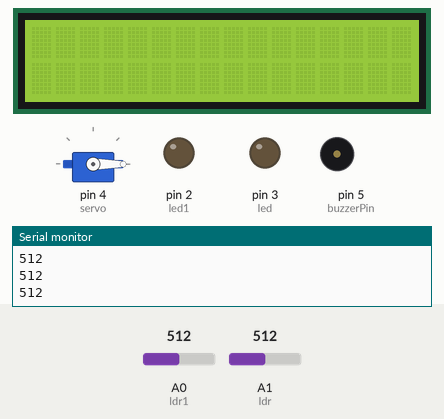
A sketch run on a simulated Arduino Uno, built with avr-gcc and run on an emulated ATmega328P. On the bench: servo, 16×2 character LCD, output pins drawn as LEDs (lit = HIGH), buzzer (waves = sounding, pin HIGH), the last lines printed to the serial monitor. Inputs (shaded band) come from the test bench; at power-on: A0 (ldr1) = 512, A1 (ldr) = 512.

Above: at 3.2 s.
3.3 s: A0 (ldr1) set to 210
4.8 s: A0 (ldr1) set to 192
At 6.1 s:
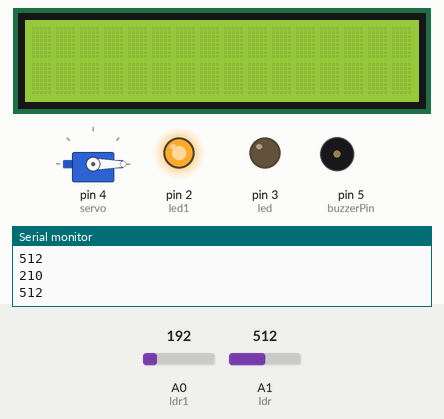
At 10.4 s:
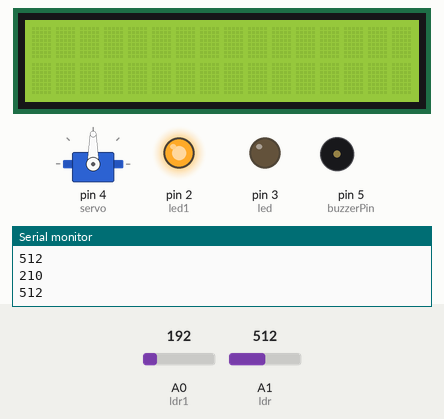
Timing chart, 0 to 15.4 s (numbered marks = the images above; inputs shaded):
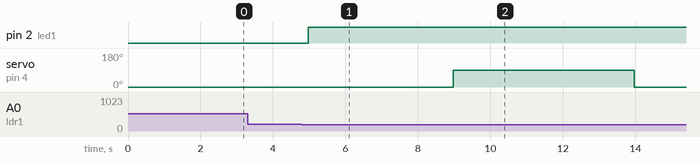

The sketch:

sensor_de_luminosidade.ino
```cpp
/*

/ Trabalho de grupo da disciplina de Inteligencia Artificial
/ O projecto é de código aberto e se encontrará disponibilizado publicamente após apresentação e avaliação
/ do docente da disciplina, para fins educativos.
/ Toda a parte eletrónica e a programação foi feita pelos elementos do grupo

*/


#include <Servo.h>
#include <LiquidCrystal.h>

LiquidCrystal lcd(0,1,4,6,7,10);

#define ldr A1
#define led 3

#define ldr1 A0
#define led1 2

int vldr = 0;
int vldr1 = 0;

Servo servo;

int vagas = 5;

int abertura = 90;
int fecha = 0;
int espera_porta = 5000;
int tempo_espera = 3500;

int buzzerPin = 5;

void setup () {
   pinMode(ldr, INPUT);
   pinMode(led, OUTPUT);

   pinMode(ldr1, INPUT);
   pinMode(led1, OUTPUT);

   Serial.begin(9600);
   // Código do servo motor
   servo.attach(4);
   servo.write(0);
   delay(2000);

   pinMode(buzzerPin, OUTPUT);
   lcd.begin(16, 2);

}

// Função que controla e faz o buzzer fazer um som quando chamado
void buzzer(){

  tone(buzzerPin, 1000);
  delay(1000);
  noTone(buzzerPin);
  delay(1000);
}

// Função que exibe alguns textos iniciais na tela e imprime resultados passados por parametro
// Utilizando o display de LCD do arduino
void lcD(String texto){
  lcd.clear();
  lcd.print("Projecto de ...");
  delay(3000);

  lcd.setCursor(2,1);
  lcd.print("Inteligencia artificial");
  delay(3000);

  lcd.clear();
  lcd.print("Smart parking");
  delay(3000);

  lcd.setCursor(2,1);
  lcd.print("System");
  delay(3000);

  lcd.blink();
  delay(4000);
  lcd.setCursor(7,1);
  delay(3000);
  lcd.noBlink();

  lcd.cursor();
  delay(4000);
  lcd.noCursor();

  lcd.clear();
  lcd.print(texto);
}

// Controla quando um veículo vir na entrada do estacionamento
void entradas(){

  delay(3000);
  servo.write(abertura);


  delay(espera_porta);
  servo.write(fecha);

  vagas--;

  Serial.println(vagas);
}

// Controla quando um veiculo esta no proçesso de saída do estacionamento
void saidas(){

  servo.write(abertura);

  delay(espera_porta);
  servo.write(fecha);

  vagas++;

  Serial.println(vagas);
}

void loop(){

  vldr = analogRead(ldr);

  if(vldr < 200  && vagas > 0){
    digitalWrite(led, HIGH);
    entradas();
  }else{
    digitalWrite(led, LOW);
  }

  Serial.println(vldr);
  delay(100);

 vldr1 = analogRead(ldr1);

  if(vldr1 < 200){
    digitalWrite(led1, HIGH);
    delay(1000);
    entradas();
    digitalWrite(led1, HIGH);
  }else{
    digitalWrite(led1, LOW);
  }

  Serial.println(vldr1);
  delay(100);

}
```

Measured:
- the behaviour switches between 200 and 199 on A0 (ldr1) (found by bisection; images 0 and 1)
- after the input at 4.8 s, pin 2 (led1): LOW → HIGH after 0.17 s; servo on pin 4 (servo): 0° → 90° after 4.2 s, → 0° 5.0 s later
